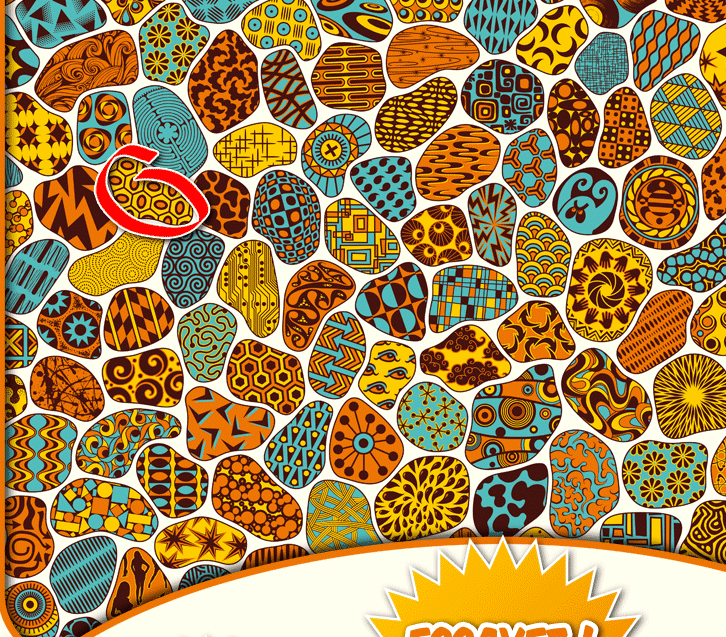
//> input picture data/input.png, 726 x 637 px
$ ./MatchTemplate_Demo data/input.png data/template.png   (built with g++ and OpenCV 4)
//> lines starting //> are read from the running program, lines starting //| are printed output that depends on the picture; after the words box and inside, x2 and y2 are one past the last pixel; in counts of white or black regions, pixels touching at a corner belong together
/**
 * @file MatchTemplate_Demo.cpp
 * @brief Sample code to use the function MatchTemplate
 * @author OpenCV team
 */

#include "opencv2/highgui/highgui.hpp"
#include "opencv2/imgproc/imgproc.hpp"
#include <iostream>
#include <stdio.h>

using namespace std;
using namespace cv;

/// Global Variables
Mat img; Mat templ; Mat result;
const char* image_window = "Source Image";
const char* result_window = "Result window";

int match_method;
int max_Trackbar = 5;

/// Function Headers
void MatchingMethod( int, void* );

/**
 * @function main
 */
int main( int argc,  char** argv )
{

  //check input

  if (argc != 3)
    {
    std::cerr << "command line error, help: /MatchTemplate_Demo input_img templ_img" << std::endl;
    return -1;
    }
  /// Load image and template
  img = imread( argv[1], 1 );
//> img is the input picture: 637 rows x 726 cols, CV_8UC3; mean B, G, R 78.5, 133.2, 165.2
  templ = imread( argv[2], 1 );
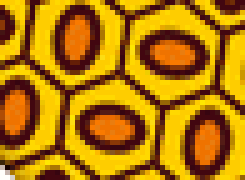
//> input picture data/template.png, 49 x 36 px (shown 5 times larger)
//> templ is the input picture: 36 rows x 49 cols, CV_8UC3; mean B, G, R 7.1, 120.6, 178.1

  /// Create windows
  namedWindow( image_window, WINDOW_AUTOSIZE );
  namedWindow( result_window, WINDOW_AUTOSIZE );

  /// Create Trackbar
  const char* trackbar_label = "Method: \n 0: SQDIFF \n 1: SQDIFF NORMED \n 2: TM CCORR \n 3: TM CCORR NORMED \n 4: TM COEFF \n 5: TM COEFF NORMED";
  createTrackbar( trackbar_label, image_window, &match_method, max_Trackbar, MatchingMethod );

  MatchingMethod( 0, 0 );

  waitKey(0);
  return 0;
}

/**
 * @function MatchingMethod
 * @brief Trackbar callback
 */
void MatchingMethod( int, void* )
{
  /// Source image to display
  Mat img_display;
  img.copyTo( img_display );

  /// Create the result matrix
  int result_cols =  img.cols - templ.cols + 1;
//> result_cols = 678
  int result_rows = img.rows - templ.rows + 1;
//> result_rows = 602

  result.create( result_cols, result_rows, CV_32FC1 );

  /// Do the Matching and Normalize
  matchTemplate( img, templ, result, match_method );
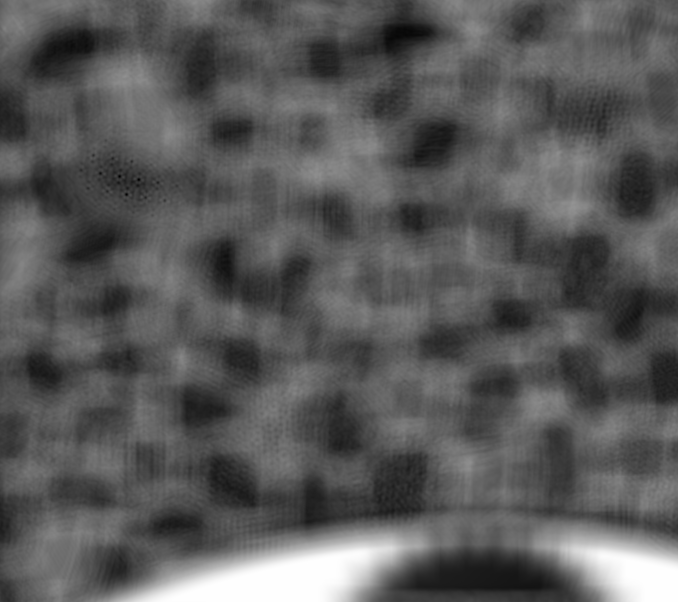
//> result: 602 rows x 678 cols, CV_32FC1; min 24331282, max 159716960, mean 72097704; drawn with min black and max white
  normalize( result, result, 0, 1, NORM_MINMAX, -1, Mat() );

  /// Localizing the best match with minMaxLoc
  double minVal; double maxVal; Point minLoc; Point maxLoc;
  Point matchLoc;

  minMaxLoc( result, &minVal, &maxVal, &minLoc, &maxLoc, Mat() );
//> minVal = 0; maxVal = 1; minLoc = Point(119, 176); maxLoc = Point(307, 563)


  /// For SQDIFF and SQDIFF_NORMED, the best matches are lower values. For all the other methods, the higher the better
  if( match_method  == CV_TM_SQDIFF || match_method == CV_TM_SQDIFF_NORMED )
    { matchLoc = minLoc; }
//> matchLoc = Point(119, 176)
  else
    { matchLoc = maxLoc; }

  /// Show me what you got
  rectangle( img_display, matchLoc, Point( matchLoc.x + templ.cols , matchLoc.y + templ.rows ), Scalar::all(0), 2, 8, 0 );
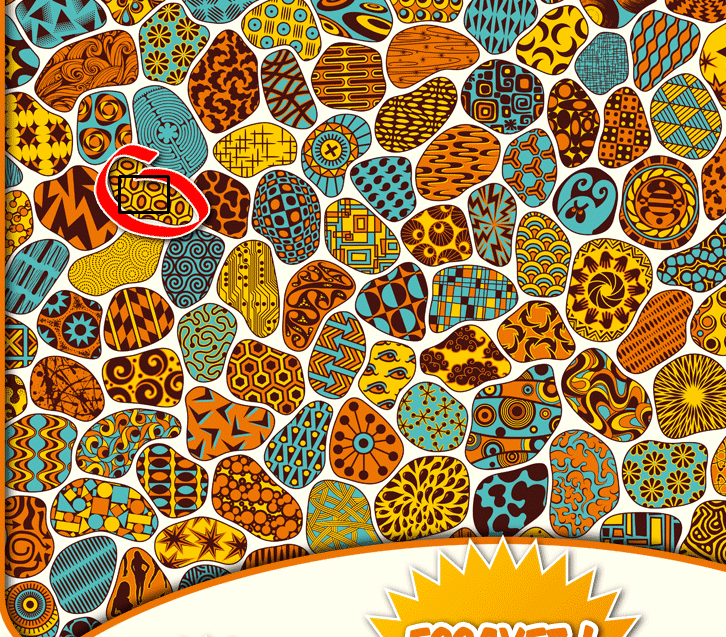
//> img_display: 637 rows x 726 cols, CV_8UC3; 0.11% of pixels changed, all inside (x1, y1, x2, y2) = (118, 175, 170, 214)
  rectangle( result, matchLoc, Point( matchLoc.x + templ.cols , matchLoc.y + templ.rows ), Scalar::all(0), 2, 8, 0 );
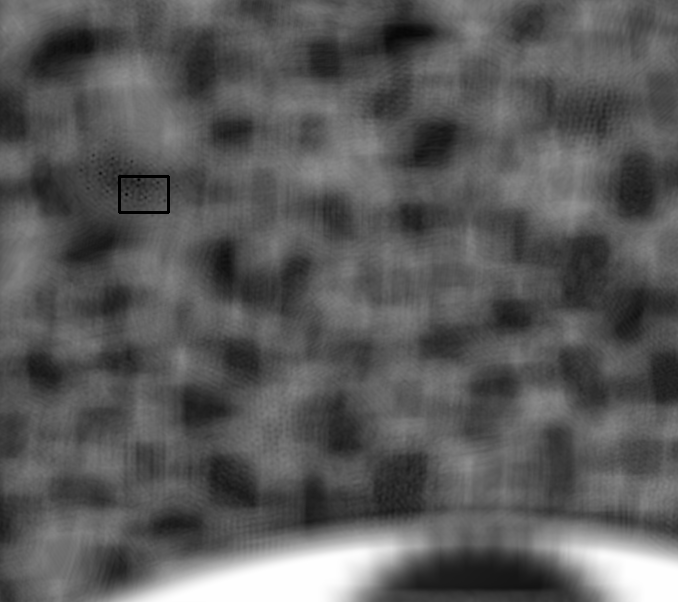
//> result: 602 rows x 678 cols, CV_32FC1; min 0, max 1, mean 0.352

  imshow( image_window, img_display );
  imshow( result_window, result );

  return;
}
